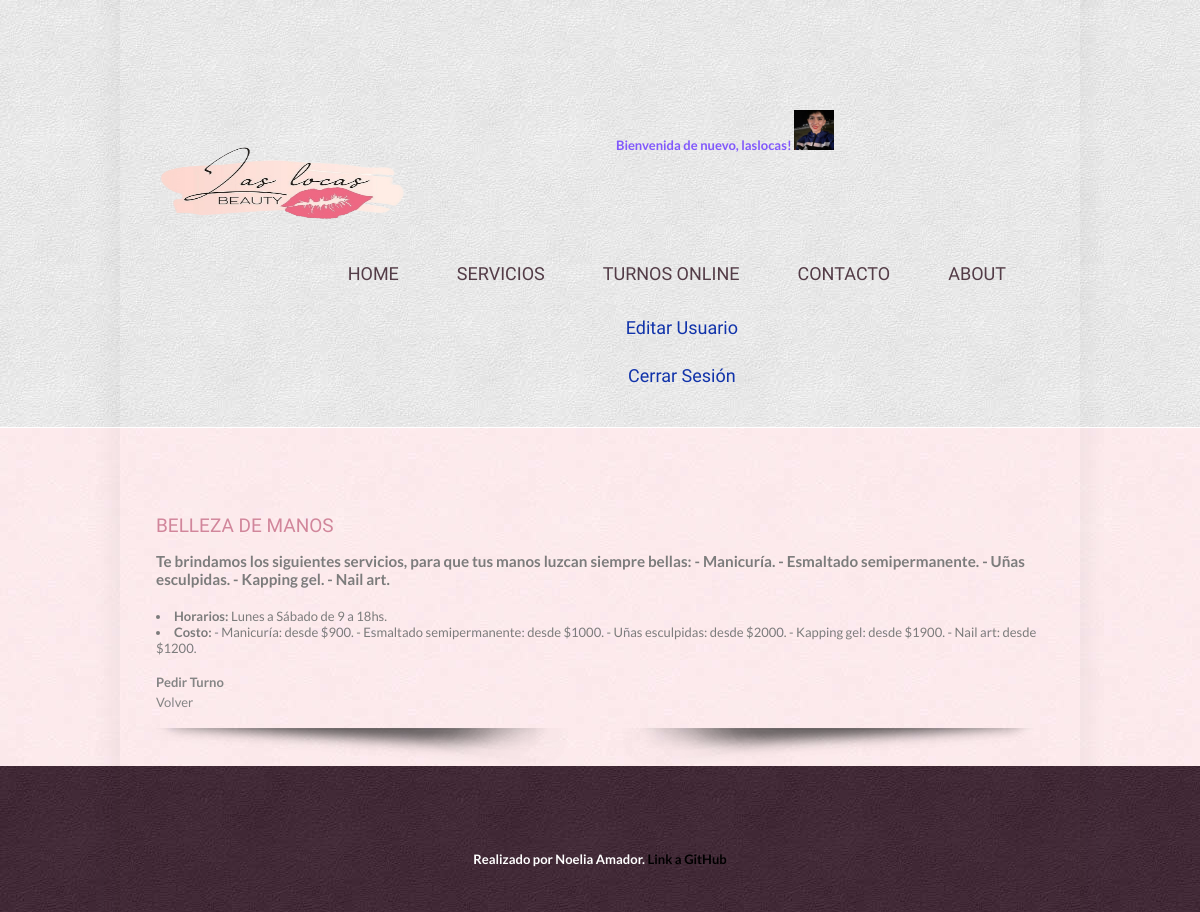
Page /AppLasLocas/listaservicios/1 (signed in) on the committed database.
### AppLasLocas/models.py (models this page shows, shortened)
class Avatar(models.Model):
    user = models.ForeignKey(User, on_delete=models.CASCADE)
    imagen = models.ImageField(upload_to ="avatares", null = True, blank = True)

class Servicio (models.Model): #p/CRUD
    nombre = models.CharField(max_length=150)
    info = models.TextField(null = True, blank = True)
    horarios = models.TextField(null = True, blank = True)
    costo = models.TextField(null = True, blank = True)

### AppLasLocas/views.py (the view)
class DetalleServicio (DetailView):
    model = Servicio

### AppLasLocas/templates/AppLasLocas/servicio_detail.html
{% extends "AppLasLocas/padre.html" %}
{% load static %}
{% block titulo %}
<h2><p>{{servicio.nombre}} </p></h2>
<br>
<h3>{{servicio.info}} </p></h3><p>
<br>
<b><li>Horarios:</b> {{servicio.horarios}}</li>
<b><li>Costo:</b> {{servicio.costo}}</li>
<br>
<h4><p><a href=" {% url 'TurnosOnline' %} ">Pedir Turno</a></p></h4>
<p><a href=" {% url 'VerServicios' %} ">Volver</a></p>
{% endblock %}

### AppLasLocas/templates/AppLasLocas/padre.html (shortened to what this page needs)
<!DOCTYPE html PUBLIC "-//W3C//DTD XHTML 1.0 Transitional//EN" "http://www.w3.org/TR/xhtml1/DTD/xhtml1-transitional.dtd">
<html xmlns="http://www.w3.org/1999/xhtml">
<head>
  {% load static %}
<link href="{% static 'AppLasLocas/css/styles.css' %}" rel="stylesheet" type="text/css" />
<link rel="stylesheet" href="{% static 'AppLasLocas/css/superfish.css' %}" media="screen">
</head>
<body>
  <div class="wrap1">
    <div class="container">
      <div class="header">
        <div class="logo">
          <a href="{% url 'Inicio' %}" title="Página principal" id="logo" >
          <img src="{% static 'AppLasLocas/images/logo.png' %}" width="250" height="145" alt="image">
        </a>
        </div>
        <div style="text-align:center">    {% if request.user.is_authenticated %}
          <b><p style="color: rgb(129, 88, 252);"> Bienvenida de nuevo, {{user.username}}!</b>
            {% with first_image=user.avatar_set.last %}
              {% if first_image %}
                <img src="{{ first_image.imagen.url }}" width="40" height="40">
              {% endif %}
            {% endwith %}
          {% endif %}
          </div>
          <br>
    <div class="menu">
      <ul class="sf-menu" id="example">
        <li><a href={% url 'Inicio' %}>Home</a></li>
        <li><a href={% url 'VerServicios' %}>Servicios</a></li>
        <li><a href={% url 'TurnosOnline' %}>Turnos Online</a></li>
        <li><a href={% url 'Contacto' %}>Contacto</a></li>
        <li><a href={% url 'About' %}>About</a></li>
        <br>
        <br>
        <br>
        {% if request.user.is_authenticated %}
        <a class="btn btn-primary" href="{% url 'EditarUsuario' %}">Editar Usuario</a>
        <a class="btn btn-primary" href="{% url 'Logout' %}">Cerrar Sesión</a>
        {% else %}
        <br>
        <br>
        <br>
        <a class="btn btn-primary" href="{% url 'Login' %}">Iniciar Sesión</a>
        {% endif %}
      </ul>
    </div>
  </div>
</div>
</div>
<div class="wrap2">
<div class="container">
  <br>
  <br>
  <br>
  {% block titulo %}
  {% endblock %}
  <br>
    <div class="banner-shadows"></div>
  </div>
</div>
<div class="wrap3">
<div class="container">
  <h4><p><div class="footer" style="color: white;" >Realizado por Noelia Amador. <a style="color: black ;" href="https://github.com/MNAmador92/AppLasLocas.git">Link a GitHub</a></h4></p>
</div>
</div>
</body>
</html>

### AppLasLocas/static/AppLasLocas/css/styles.css (style rules this page uses)
* { padding:0; margin:0; }
body { font-family: 'Lato', sans-serif; font-size:13px; color:#7c7c7c; background: url(../images/bg4.jpg) repeat; }
img { border:none; }
h2 { font-family: 'Economica', sans-serif; font-size:19px; color:#d1869b; font-weight:normal; text-transform:uppercase; }
P { line-height:20px; }
a { text-decoration:none; color:#858585; }
.wrap1 { background:url(../images/bg1.jpg); border-bottom:#fff solid 1px; margin:0 auto; }
.wrap2 { overflow:hidden; background:url(../images/bg2.jpg); }
.wrap3 { overflow:hidden; background:url(../images/bg3.jpg); }
.container { width:888px; margin:0 auto;padding:40px 60px 0px 60px; background:url(../images/shadows.png) repeat-y; }
.header { width:880px; height:auto; margin:0 auto; padding-top:70px; }
.logo { float:left; }
.menu { float:right; margin-bottom:15px; }
.banner-shadows { background:url(../images/shadows1.png) no-repeat center; width:878px; height:38px; }
.footer { width:880px; margin:0 auto; padding-top:45px; padding-bottom:45px; text-align:center; color:#fff; }
.footer a { color:#fff; text-decoration:none; }

### AppLasLocas/static/AppLasLocas/css/superfish.css (style rules this page uses)
.sf-menu, .sf-menu * { margin: 0; padding: 0; list-style: none; }
.sf-menu li { position: relative; }
.sf-menu > li { float:left; list-style:none; padding-right:10px; color:#533c47; }
.sf-menu > li a { font-family: 'Economica', sans-serif; font-size:18px; color:#533c47; text-align:left; padding:8px 24px 8px 24px; text-transform:uppercase; }
.sf-menu a { display: block; position: relative; font-family: 'Economica', sans-serif; font-size:18px; color:#533c47; text-align:center; padding:8px 24px 8px 24px; text-transform:uppercase; }
.sf-menu { float: left; margin-bottom: 1em; }
.sf-menu a { padding: .75em 1em; text-decoration:none; zoom: 1; text-transform:none; }
.sf-menu a { color: #13a; text-transform:none; }
.sf-menu li { white-space: nowrap; *white-space: normal; -webkit-transition: background .2s; transition: background .2s; }

### rows in the picture
Avatar: imagen (picture)
Servicio: nombre "BELLEZA DE MANOS", info "Te brindamos los siguientes servicios, para que tus manos luzcan siempre bellas: - Manicuría. - Esmaltado semipermanente. - Uñas esculpidas. - Kapping gel. - Nail art.", horarios "Lunes a Sábado de 9 a 18hs.", costo "- Manicuría: desde $900. - Esmaltado semipermanente: desde $1000. - Uñas esculpidas: desde $2000. - Kapping gel: desde $1900. - Nail art: desde $1200."

### other values in the picture
{{ user.username }} "laslocas"
